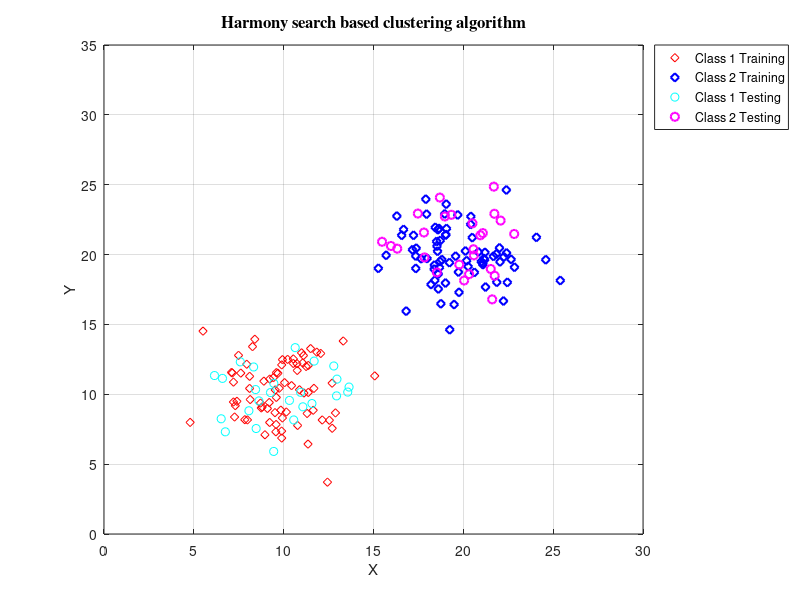

MATLAB code for this plot: (Note: this script raises an error after producing the figure.)
%%
%%-------------------------------------------------------------------------
% This is a simple demo version implementing the basic Harmony Search      %
% algorithm for clustering problem without fine-tuning the parameters.     %
% Though this demo works very well, it is expected that this illustration  %  
% is much less efficient than the work reported in paper:                  %
% (Citation details):                                                      % 
% J. Senthilnath, Sushant Kulkarni, Raghuram, D.R., Sudhindra, M.,         %
% Omkar, S.N., Das, V. and Mani, V (2016) "A novel harmony search      %
% based approach for clustering problems", Int. J. Swarm Intelligence,     %
%  Vol. 2, No. 1, pp.66 � 86, 2016.                                           %
%%-------------------------------------------------------------------------%
function [] = Main_fn ()
clear all; close all; clc
tic
% Generate two classes of data - mean [10,20], standard deviation - 2
c1mean = 10;  c2mean = 20;
cstd = 2;
c1a1 = cstd.*randn(100,1)+c1mean;
c1a2 = cstd.*randn(100,1)+c1mean;
c2a1 = cstd.*randn(100,1)+c2mean;
c2a2 = cstd.*randn(100,1)+c2mean;
% Data with two atrributes [100 instances in each class] with
% appended class labels
xdata = [c1a1 c1a2 ones(100,1); 
         c2a1 c2a2 2*ones(100,1)];  
temp = [75 75];                       % percentage of data for training in each class
[q1,q2] =size(xdata);
train_data =  xdata(:,1:(q2-1));      % dataset excluding the class labels
train_labels = xdata(:,q2);           % extract class labels
% extract unique class labels and its initial index in the dataset
[uniq_labels,uniq_idx] = unique(train_labels); 
noofcl = length(uniq_labels);        % no of unique classes
uniq_idx(noofcl+1) = q1+1;           % location of the final cell
ftrain =[]; ftest = [];
for i =1:noofcl
    
     % extract data corresponding to each cluster/class using index of
     % class labels
     a1 = xdata(uniq_idx(i):(uniq_idx(i+1)-1),:);   
     
     % randomly allocate certain portion for training and testing
     [train1,test1] = shuffle(a1,temp(i));      
     
     % append training & testing data each time for every class
     ftrain = [ftrain ; train1];                         
     ftest = [ftest; test1];                  
     
end
%% plotting data for visualization  'MarkerSize',10
figure(1)
plot(ftrain(1:75,1),ftrain(1:75,2),'rd',ftrain(76:150,1),ftrain(76:150,2),'bd','LineWidth',1.5); hold on
plot(ftest(1:25,1),ftest(1:25,2),'co',ftest(26:50,1),ftest(26:50,2),'mo','LineWidth',1.5); hold on;
xlabel('X'); ylabel('Y'); xlim([0 30]); ylim([0 35]); grid on
legend('Class 1 Training','Class 2 Training','Class 1 Testing','Class 2 Testing','Location','NorthEastOutside')
title('Harmony search based clustering algorithm','FontName','Times','Fontsize',12)
figure(2)
%% =======================================================================%
% estimating the sizes of the datasets
[q1,q2] =size(ftrain);
train_data =  ftrain(:,1:(q2-1));        % separate from class labels
train_labels = ftrain(:,q2);             % extract class labels
% extract unique class labels and its initial index in training dataset
[uniq_labels,uniq_idx] = unique(train_labels);          
noofcl = length(uniq_labels);            % no. of classes
noofattr = q2-1;                         % no. of attributes (p)
uniq_idx(noofcl+1) = q1;                 % storing index of last row of data
opt_ctr = zeros(noofcl,(q2-1));          % clusters = class x no of attributes
%% find the optimal cluster center for each class using Harmony Search
for i =1:noofcl                              
    
    % extract maximum & minimum from each of the "p" attributes
    clusmaxmin(1,:) = max(train_data(uniq_idx(i):(uniq_idx(i+1)-1),:)); 
    clusmaxmin(2,:) = min(train_data(uniq_idx(i):(uniq_idx(i+1)-1),:)); 
    
    % extract optimal cluster centers for each class by minimzing cost
    % function using Harmony Search. 
    % Pass training dataset, upper-lower limits of the dataset, number of
    % attributes to Harmony Search to compute optimal cluster center
    
    opt_ctr(i,:) = Harmony_Search(train_data(uniq_idx(i):(uniq_idx(i+1)-1),:),clusmaxmin', noofattr);
    
end
 
%% Cluster the data into respective classes using optimal cluster centers
test_data = ftest;
[q1,q2] =size(test_data);                % q1 indicates total no. of attributes
testdata  =  test_data(:,1:(q2-1));      % separate from class labels
testlabels  = test_data(:,q2);           % extract class labels
z = zeros(1,noofcl);          
idx = zeros(1,q1);
% assign each attribute to the nearest cluster center
for i = 1:q1
    % compute distance of attribute from all cluster centers
    for j = 1:noofcl
        z(j) = pdist2(testdata(i,:),opt_ctr(j,:));
    end
    least = min(z);                      % find the least distance among all 
    idx(i) = find(z == least);           % assign it to that corresponding class/cluster
end
%% Display the results
% generate confusion matrix in comparison with actual class labels
CM = confusionmat(testlabels,idx);
fprintf('\n The confusion matrix is \n')
fprintf('%d %d \n', CM)
fprintf('\n The optimal centers are \n')
fprintf('%f %f \n', opt_ctr)
% overall accuracy
total = trace(CM);
efficiency = (total/q1)*100;
fprintf('The Overall Accuracy is %.2f \n', efficiency);
toc; % measures computational time
function [xtrain, xtest] = shuffle(matrix, ratio)
    
    number_elements = round((ratio/100) * size(matrix,1));  % training ratio
    row_selection = randperm(size(matrix,1));
    xtrain = matrix(row_selection(1:number_elements),:);
    xtest = matrix(row_selection(number_elements+1:size(matrix,1)),:);    
end
end
%%%%%%%%%%%%%%%%%%%%%%%%%%%%%%%%%%%%